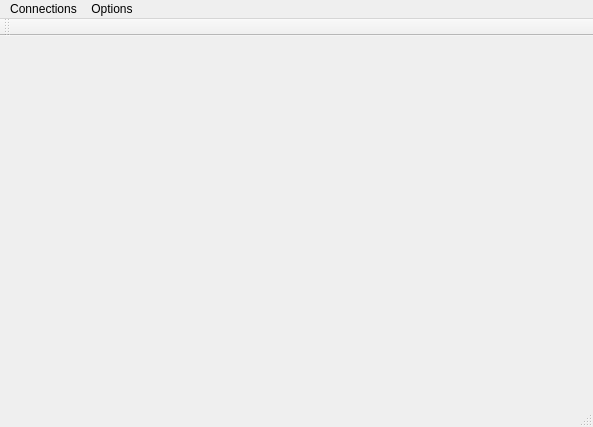
<?xml version="1.0" encoding="UTF-8"?>
<ui version="4.0">
 <class>DumbTerminalEmulatorClass</class>
 <widget class="QMainWindow" name="DumbTerminalEmulatorClass">
  <property name="geometry">
   <rect>
    <x>0</x>
    <y>0</y>
    <width>593</width>
    <height>427</height>
   </rect>
  </property>
  <property name="windowTitle">
   <string>DumbTerminalEmulator</string>
  </property>
  <widget class="QWidget" name="centralWidget">
   <layout class="QGridLayout" name="gridLayout"/>
  </widget>
  <widget class="QMenuBar" name="menuBar">
   <property name="geometry">
    <rect>
     <x>0</x>
     <y>0</y>
     <width>593</width>
     <height>21</height>
    </rect>
   </property>
   <widget class="QMenu" name="menuFile">
    <property name="title">
     <string>Connections</string>
    </property>
    <addaction name="actionConnect"/>
    <addaction name="actionDisconnect"/>
   </widget>
   <widget class="QMenu" name="menuOptions">
    <property name="title">
     <string>Options</string>
    </property>
    <widget class="QMenu" name="menuBaud_Rate">
     <property name="title">
      <string>Baud Rate</string>
     </property>
     <addaction name="action1200"/>
     <addaction name="action2400"/>
     <addaction name="action4800"/>
     <addaction name="action9600"/>
     <addaction name="action19200"/>
     <addaction name="action38400"/>
     <addaction name="action57600"/>
     <addaction name="action115200"/>
    </widget>
    <widget class="QMenu" name="menuCom_Port">
     <property name="title">
      <string>Com Port</string>
     </property>
     <addaction name="actionCom_1"/>
     <addaction name="actionCom_2"/>
     <addaction name="actionCom_3"/>
     <addaction name="actionCom_4"/>
    </widget>
    <widget class="QMenu" name="menuParity">
     <property name="title">
      <string>Parity</string>
     </property>
     <addaction name="actionEven"/>
     <addaction name="actionOdd"/>
     <addaction name="actionNone"/>
    </widget>
    <widget class="QMenu" name="menuStop_Bits">
     <property name="title">
      <string>Stop Bits</string>
     </property>
     <addaction name="actionOneStop"/>
     <addaction name="actionOneAndAHalfStop"/>
     <addaction name="actionTwoStop"/>
    </widget>
    <addaction name="menuBaud_Rate"/>
    <addaction name="menuCom_Port"/>
    <addaction name="menuParity"/>
    <addaction name="menuStop_Bits"/>
   </widget>
   <addaction name="menuFile"/>
   <addaction name="menuOptions"/>
  </widget>
  <widget class="QToolBar" name="mainToolBar">
   <attribute name="toolBarArea">
    <enum>TopToolBarArea</enum>
   </attribute>
   <attribute name="toolBarBreak">
    <bool>false</bool>
   </attribute>
  </widget>
  <widget class="QStatusBar" name="statusBar"/>
  <action name="actionConnect">
   <property name="text">
    <string>Connect</string>
   </property>
  </action>
  <action name="actionDisconnect">
   <property name="text">
    <string>Disconnect</string>
   </property>
  </action>
  <action name="action1200">
   <property name="checkable">
    <bool>true</bool>
   </property>
   <property name="text">
    <string>1200</string>
   </property>
  </action>
  <action name="action2400">
   <property name="checkable">
    <bool>true</bool>
   </property>
   <property name="text">
    <string>2400</string>
   </property>
  </action>
  <action name="action4800">
   <property name="checkable">
    <bool>true</bool>
   </property>
   <property name="text">
    <string>4800</string>
   </property>
  </action>
  <action name="action9600">
   <property name="checkable">
    <bool>true</bool>
   </property>
   <property name="text">
    <string>9600</string>
   </property>
  </action>
  <action name="action19200">
   <property name="checkable">
    <bool>true</bool>
   </property>
   <property name="text">
    <string>19200</string>
   </property>
  </action>
  <action name="action38400">
   <property name="checkable">
    <bool>true</bool>
   </property>
   <property name="text">
    <string>38400</string>
   </property>
  </action>
  <action name="action57600">
   <property name="checkable">
    <bool>true</bool>
   </property>
   <property name="text">
    <string>57600</string>
   </property>
  </action>
  <action name="action115200">
   <property name="checkable">
    <bool>true</bool>
   </property>
   <property name="text">
    <string>115200</string>
   </property>
  </action>
  <action name="actionCom_1">
   <property name="checkable">
    <bool>true</bool>
   </property>
   <property name="text">
    <string>Com 1</string>
   </property>
  </action>
  <action name="actionCom_2">
   <property name="checkable">
    <bool>true</bool>
   </property>
   <property name="text">
    <string>Com 2</string>
   </property>
  </action>
  <action name="actionCom_3">
   <property name="checkable">
    <bool>true</bool>
   </property>
   <property name="text">
    <string>Com 3</string>
   </property>
  </action>
  <action name="actionCom_4">
   <property name="checkable">
    <bool>true</bool>
   </property>
   <property name="text">
    <string>Com 4</string>
   </property>
  </action>
  <action name="actionEven">
   <property name="checkable">
    <bool>true</bool>
   </property>
   <property name="text">
    <string>Even</string>
   </property>
  </action>
  <action name="actionOdd">
   <property name="checkable">
    <bool>true</bool>
   </property>
   <property name="text">
    <string>Odd</string>
   </property>
  </action>
  <action name="actionNone">
   <property name="checkable">
    <bool>true</bool>
   </property>
   <property name="text">
    <string>None</string>
   </property>
  </action>
  <action name="actionOneStop">
   <property name="checkable">
    <bool>true</bool>
   </property>
   <property name="text">
    <string>1 Stop</string>
   </property>
  </action>
  <action name="actionOneAndAHalfStop">
   <property name="checkable">
    <bool>true</bool>
   </property>
   <property name="text">
    <string>1.5 Stop</string>
   </property>
  </action>
  <action name="actionTwoStop">
   <property name="checkable">
    <bool>true</bool>
   </property>
   <property name="text">
    <string>2 Stop</string>
   </property>
  </action>
 </widget>
 <layoutdefault spacing="6" margin="11"/>
 <resources>
  <include location="DumbTerminalEmulator.qrc"/>
 </resources>
 <connections/>
</ui>
